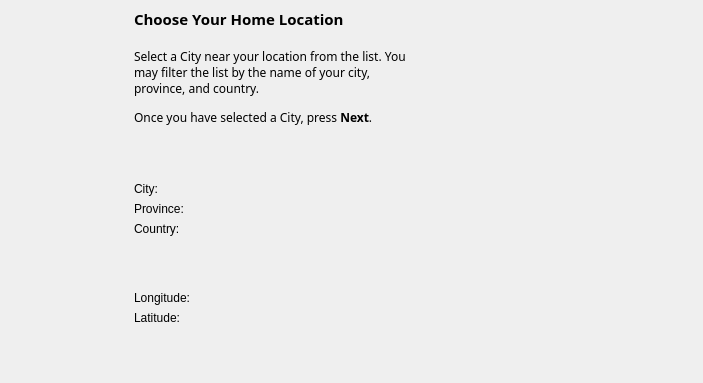
<ui version="4.0" >
 <author></author>
 <comment></comment>
 <exportmacro></exportmacro>
 <class>WizLocation</class>
 <widget class="QWidget" name="WizLocation" >
  <property name="geometry" >
   <rect>
    <x>0</x>
    <y>0</y>
    <width>703</width>
    <height>383</height>
   </rect>
  </property>
  <property name="windowTitle" >
   <string>Form</string>
  </property>
  <layout class="QHBoxLayout" >
   <property name="margin" >
    <number>8</number>
   </property>
   <property name="spacing" >
    <number>6</number>
   </property>
   <item>
    <widget class="QLabel" name="Banner" >
     <property name="sizePolicy" >
      <sizepolicy>
       <hsizetype>0</hsizetype>
       <vsizetype>0</vsizetype>
       <horstretch>0</horstretch>
       <verstretch>0</verstretch>
      </sizepolicy>
     </property>
     <property name="minimumSize" >
      <size>
       <width>120</width>
       <height>360</height>
      </size>
     </property>
     <property name="text" >
      <string/>
     </property>
    </widget>
   </item>
   <item>
    <layout class="QVBoxLayout" >
     <property name="margin" >
      <number>0</number>
     </property>
     <property name="spacing" >
      <number>6</number>
     </property>
     <item>
      <widget class="QLabel" name="GeoTitle" >
       <property name="font" >
        <font>
         <family>Sans Serif</family>
         <pointsize>11</pointsize>
         <weight>75</weight>
         <italic>false</italic>
         <bold>true</bold>
         <underline>false</underline>
         <strikeout>false</strikeout>
        </font>
       </property>
       <property name="text" >
        <string>Choose Your Home Location</string>
       </property>
      </widget>
     </item>
     <item>
      <spacer>
       <property name="orientation" >
        <enum>Qt::Vertical</enum>
       </property>
       <property name="sizeType" >
        <enum>QSizePolicy::Fixed</enum>
       </property>
       <property name="sizeHint" >
        <size>
         <width>20</width>
         <height>12</height>
        </size>
       </property>
      </spacer>
     </item>
     <item>
      <widget class="QLabel" name="WelcomeText" >
       <property name="text" >
        <string>&lt;html>&lt;head>&lt;meta name=&quot;qrichtext&quot; content=&quot;1&quot; />&lt;/head>&lt;body style=&quot; white-space: pre-wrap; font-family:Sans Serif; font-weight:400; font-style:normal; text-decoration:none;&quot;>&lt;p style=&quot; margin-top:12px; margin-bottom:12px; margin-left:0px; margin-right:0px; -qt-block-indent:0; text-indent:0px;&quot;>Select a City near your location from the list. You may filter the list by the name of your city, province, and country.&lt;/p>&lt;p style=&quot; margin-top:12px; margin-bottom:12px; margin-left:0px; margin-right:0px; -qt-block-indent:0; text-indent:0px;&quot;>Once you have selected a City, press &lt;span style=&quot; font-weight:600;&quot;>Next&lt;/span>.&lt;/p>&lt;/body>&lt;/html></string>
       </property>
       <property name="wordWrap" >
        <bool>true</bool>
       </property>
      </widget>
     </item>
     <item>
      <spacer>
       <property name="orientation" >
        <enum>Qt::Vertical</enum>
       </property>
       <property name="sizeHint" >
        <size>
         <width>20</width>
         <height>16</height>
        </size>
       </property>
      </spacer>
     </item>
     <item>
      <layout class="QGridLayout" >
       <property name="margin" >
        <number>0</number>
       </property>
       <property name="spacing" >
        <number>6</number>
       </property>
       <item row="2" column="0" >
        <widget class="QLabel" name="CountryLabel" >
         <property name="text" >
          <string>Country:</string>
         </property>
        </widget>
       </item>
       <item row="0" column="1" >
        <widget class="KLineEdit" name="CityFilter" >
         <property name="toolTip" >
          <string>Filter the list by city name</string>
         </property>
        </widget>
       </item>
       <item row="0" column="0" >
        <widget class="QLabel" name="CityLabel" >
         <property name="text" >
          <string>City:</string>
         </property>
        </widget>
       </item>
       <item row="1" column="0" >
        <widget class="QLabel" name="ProvinceLabel" >
         <property name="text" >
          <string>Province:</string>
         </property>
        </widget>
       </item>
       <item row="2" column="1" >
        <widget class="KLineEdit" name="CountryFilter" >
         <property name="toolTip" >
          <string>Filter the list by country name</string>
         </property>
        </widget>
       </item>
       <item row="1" column="1" >
        <widget class="KLineEdit" name="ProvinceFilter" >
         <property name="toolTip" >
          <string>Filter the list by province name</string>
         </property>
        </widget>
       </item>
      </layout>
     </item>
     <item>
      <spacer>
       <property name="orientation" >
        <enum>Qt::Vertical</enum>
       </property>
       <property name="sizeHint" >
        <size>
         <width>20</width>
         <height>16</height>
        </size>
       </property>
      </spacer>
     </item>
     <item>
      <layout class="QGridLayout" >
       <property name="margin" >
        <number>0</number>
       </property>
       <property name="spacing" >
        <number>6</number>
       </property>
       <item row="0" column="1" >
        <widget class="dmsBox" name="LongBox" />
       </item>
       <item row="1" column="0" >
        <widget class="QLabel" name="LatLabel" >
         <property name="text" >
          <string>Latitude:</string>
         </property>
        </widget>
       </item>
       <item row="0" column="0" >
        <widget class="QLabel" name="LongLabel" >
         <property name="text" >
          <string>Longitude:</string>
         </property>
        </widget>
       </item>
       <item row="1" column="1" >
        <widget class="dmsBox" name="LatBox" />
       </item>
      </layout>
     </item>
     <item>
      <spacer>
       <property name="orientation" >
        <enum>Qt::Vertical</enum>
       </property>
       <property name="sizeHint" >
        <size>
         <width>20</width>
         <height>16</height>
        </size>
       </property>
      </spacer>
     </item>
    </layout>
   </item>
   <item>
    <widget class="KListBox" name="CityListBox" >
     <property name="minimumSize" >
      <size>
       <width>180</width>
       <height>0</height>
      </size>
     </property>
     <property name="toolTip" >
      <string>The list of cities which match the present search filters.</string>
     </property>
     <property name="vScrollBarMode" >
      <enum>Q3ScrollView::AlwaysOn</enum>
     </property>
    </widget>
   </item>
  </layout>
 </widget>
 <pixmapfunction></pixmapfunction>
 <customwidgets>
  <customwidget>
   <class>dmsBox</class>
   <extends>KLineEdit</extends>
   <header>widgets/dmsbox.h</header>
   <container>0</container>
   <pixmap></pixmap>
  </customwidget>
  <customwidget>
   <class>KLineEdit</class>
   <extends></extends>
   <header>klineedit.h</header>
   <container>0</container>
   <pixmap></pixmap>
  </customwidget>
  <customwidget>
   <class>KListBox</class>
   <extends></extends>
   <header>klistbox.h</header>
   <container>0</container>
   <pixmap></pixmap>
  </customwidget>
 </customwidgets>
 <resources/>
 <connections/>
</ui>
